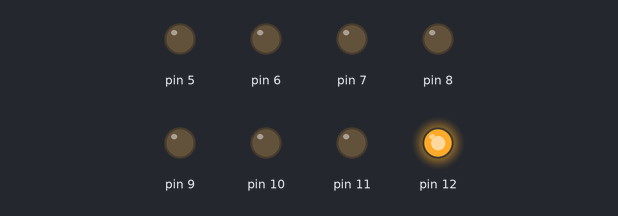
Recording of a sketch running on a simulated Arduino Uno, built with avr-gcc and run on an emulated ATmega328P. Parts: output pins drawn as LEDs (lit = HIGH).

Above: at 0.2 s.
At 1.2 s:
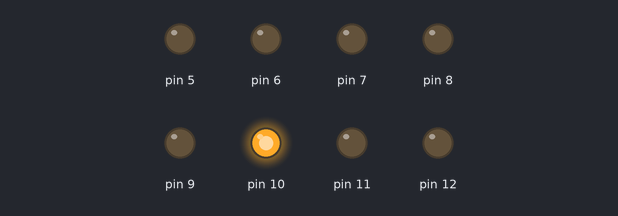
At 1.7 s:
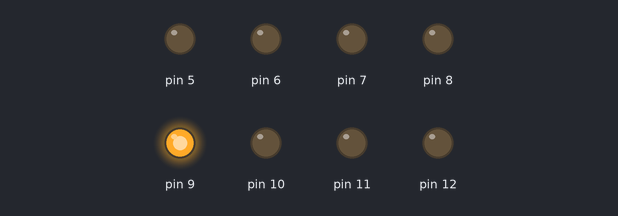
At 2.2 s:
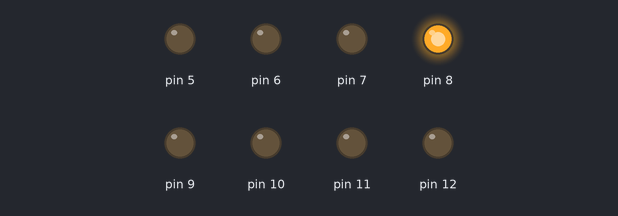
At 3.2 s:
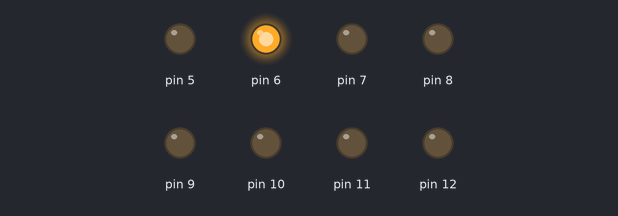
At 4.7 s:
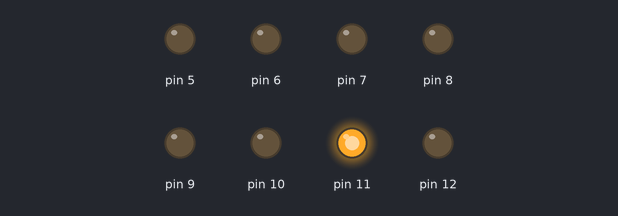
Timing chart, 0 to 5.2 s (numbered marks = the images above):
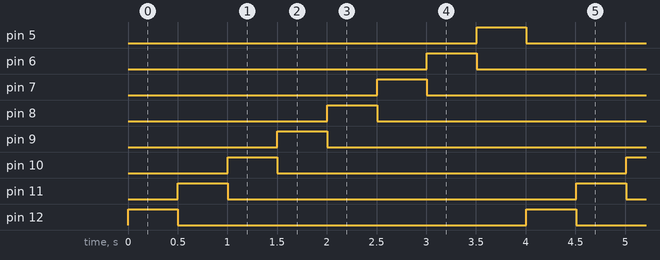

The sketch:

KRAFTWERK.ino
```cpp
/*
KRAFTWERK cravatta LED su Arduino LilyPad
(C) 2022 Edgardo Rosatti
Versione dedicata a Pape di 1 millisecondo più veloce
*/

int timer = 501; //Ritardo di accensione tra un led e l'altro espresso in millisecondi

void setup() {
  for (int myPins = 5; myPins < 13; myPins++) { //Imposta un ciclo da 5 a 12
  pinMode(myPins, OUTPUT); //Imposta le porte digitali da D5 a D12 come uscite digitali tramite la variabile 'myPins'
  }
}

void loop() {
  for (int myPins = 12; myPins >= 5; myPins--) { // Imposta un ciclo for da 12 a 5
  digitalWrite(myPins, HIGH); // Accendi led
  delay(timer); // Attendi il tempo di 'timer'
  digitalWrite(myPins, LOW); // Spegni led
  }
}
/*
 * We are the Robots
 */
```

Measured:
- by itself, pin 5–12: alternates HIGH for 0.50 s and LOW for 3.5 s
- by itself, everything shown: repeats every 4.0 s, in 9 steps
